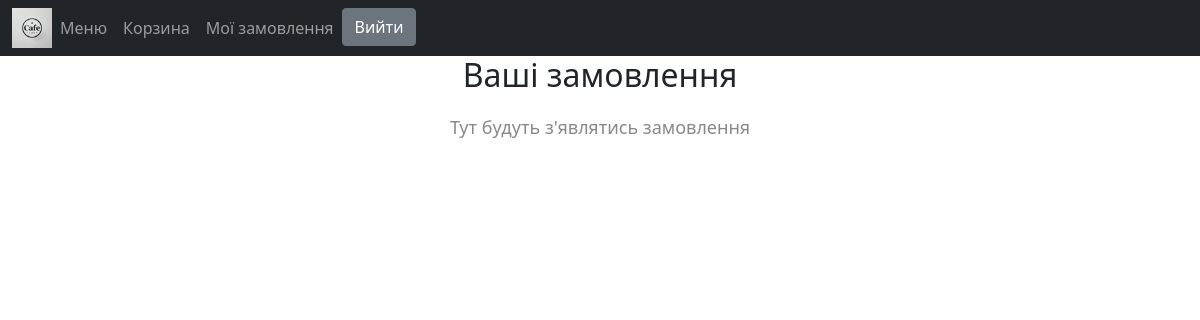
Before: /orders/ (signed in) with the older database file.
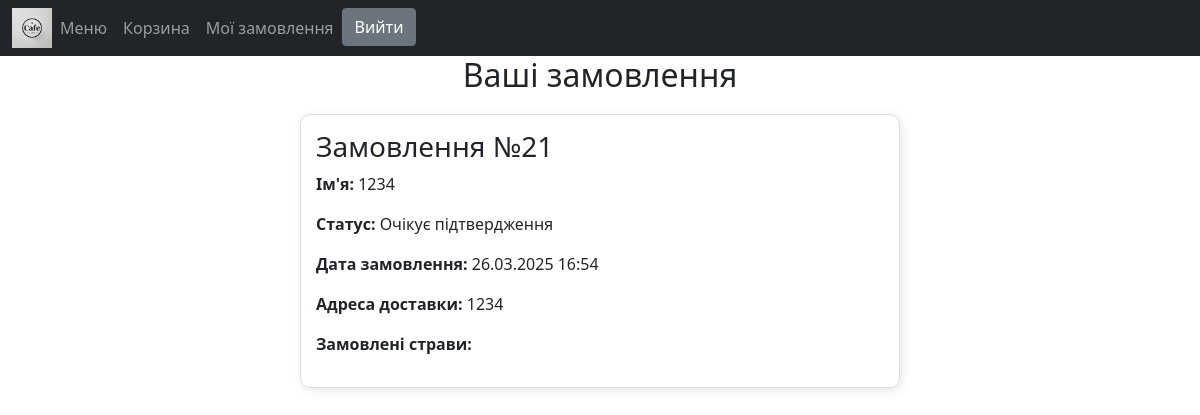
After: the same page with the newer database file.
### cafeApp/models.py (models this page shows)
class Order(models.Model):
    STATUS_CHOICES = [
        ('pending', 'Очікує підтвердження'),
        ('processing', 'Обробляється'),
        ('delivered', 'Доставлено'),
        ('canceled', 'Скасовано'),
    ]
    user = models.ForeignKey(User, on_delete=models.CASCADE, related_name="orders", null=True, blank=True)
    carts = models.ManyToManyField('Cart', verbose_name="Страви у замовленні")
    full_name = models.CharField(max_length=255, verbose_name="Повне ім'я")
    address = models.TextField(verbose_name="Адреса")
    credit_card = models.CharField(max_length=16, verbose_name="Кредитна карта")  # Додаємо маску для безпеки
    status = models.CharField(max_length=20, choices=STATUS_CHOICES, default='pending', verbose_name="Статус")
    created_at = models.DateTimeField(auto_now_add=True)

### cafeApp/views.py (the view)
# urls.py: path('orders/', OrderListView.as_view(), name='order-list')
class OrderListView(LoginRequiredMixin, ListView):
    model = Order
    template_name = "orders_list.html"
    context_object_name = "orders"
    def get_queryset(self):
        return Order.objects.filter(user=self.request.user)

### templates/orders_list.html (shortened to what this page needs)
{% extends "base.html" %}
{% block content %}
<h2 style="text-align: center; margin-bottom: 20px;">Ваші замовлення</h2>
{% if orders %}
    <div style="display: flex; flex-wrap: wrap; gap: 15px; justify-content: center;">
        {% for order in orders %}
        <div style="width: 80%; max-width: 600px; border: 1px solid #ddd; border-radius: 10px; padding: 15px; box-shadow: 2px 2px 10px rgba(0,0,0,0.1);">
            <h3>Замовлення №{{ order.id }}</h3>
            <p><strong>Ім'я:</strong> {{ order.full_name }}</p>
            <p><strong>Статус:</strong> {{ order.get_status_display }}</p>
            <p><strong>Дата замовлення:</strong> {{ order.created_at|date:"d.m.Y H:i" }}</p>
            <p><strong>Адреса доставки:</strong> {{ order.address }}</p>
            <p><strong>Замовлені страви:</strong></p>
        </div>
        {% endfor %}
    </div>
{% else %}
    <p style="text-align: center; font-size: 18px; color: #888;">Тут будуть з'являтись замовлення</p>
{% endif %}
{% endblock %}

Changed rows visible on the page:
added Order: id "21", full_name "1234", status "Очікує підтвердження", created_at "26.03.2025 16:54", address "1234"
Other visible differences:
text no longer shown: "Тут будуть з'являтись замовлення"
